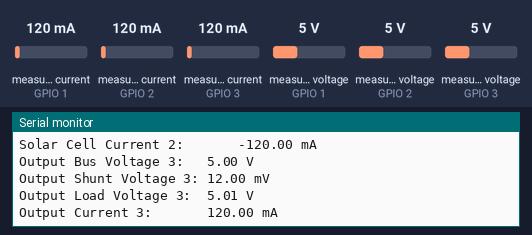
Bench run of a program on a simulated ESP32. Parts: the last lines printed to the serial monitor. Inputs (shaded band) come from the test bench; at power-on: measured current (sensors on GPIO 1, GPIO 2, GPIO 3) 120 mA, measured voltage (sensors on GPIO 1, GPIO 2, GPIO 3) 5 V.

Above: at 1.2 s.
1.3 s: measured current (sensor on GPIO 1) set to 40 mA
2.8 s: measured current (sensor on GPIO 2) set to 40 mA
4.3 s: measured current (sensor on GPIO 3) set to 40 mA
5.8 s: measured voltage (sensor on GPIO 1) set to 0.3 V
At 6.5 s:
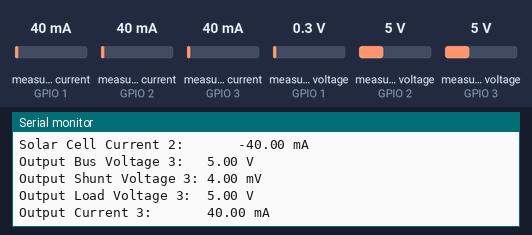
7.3 s: measured voltage (sensor on GPIO 2) set to 0.3 V
8.8 s: measured voltage (sensor on GPIO 3) set to 0.3 V
At 11.0 s:
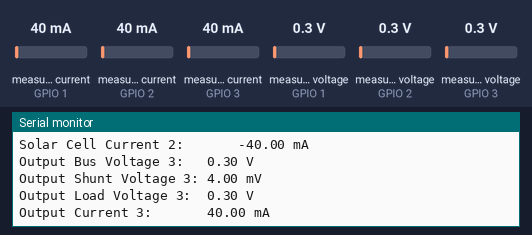
Timing chart, 0 to 11.3 s (numbered marks = the images above; inputs shaded):
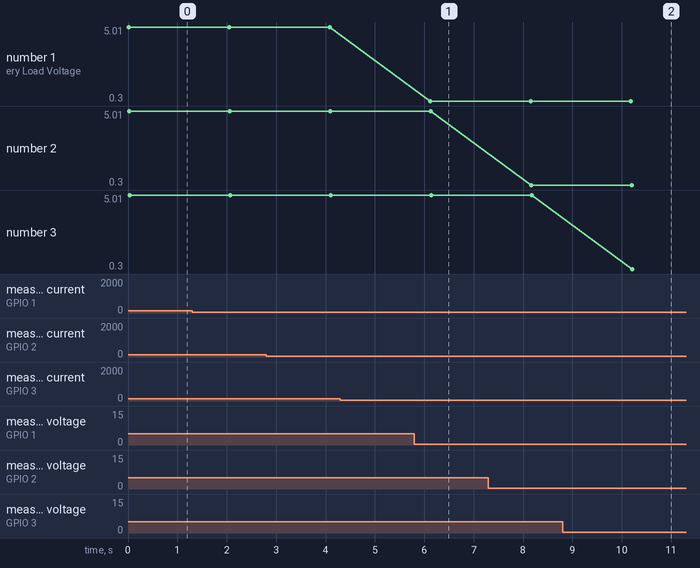

The program:

main.cpp
```cpp
//
//   SDL_Arduino_INA3221 Library Test Code
//   SDL_Arduino_INA3221.cpp Arduino code - runs in continuous mode
//   Version 1.2
//   SwitchDoc Labs   September 2019
//
//
// This was designed for SunAirPlus - Solar Power Controller - www.switchdoc.com
//


#include <Arduino.h>
#include <Wire.h>
//#include "SDL_Arduino_INA3221.h"
#include <SDL_Arduino_INA3221.h>


#define I2C_SDA 33
#define I2C_SCL 32

SDL_Arduino_INA3221 ina3221;

// the three channels of the INA3221 named for SunAirPlus Solar Power Controller channels (www.switchdoc.com)
#define LIPO_BATTERY_CHANNEL 1
#define SOLAR_CELL_CHANNEL 2
#define OUTPUT_CHANNEL 3

void setup(void)
{

  Serial.begin(115200);
  Serial.println("SDA_Arduino_INA3221_Test");

  Serial.println("Measuring voltage and current with ina3221 ...");
  ina3221.begin();

  Serial.print("Manufactures ID=0x");
  int MID;
  MID = ina3221.getManufID();
  Serial.println(MID,HEX);
}

void loop(void)
{

  Serial.println("------------------------------");
  float shuntvoltage1 = 0;
  float busvoltage1 = 0;
  float current_mA1 = 0;
  float loadvoltage1 = 0;


  busvoltage1 = ina3221.getBusVoltage_V(LIPO_BATTERY_CHANNEL);
  shuntvoltage1 = ina3221.getShuntVoltage_mV(LIPO_BATTERY_CHANNEL);
  current_mA1 = -ina3221.getCurrent_mA(LIPO_BATTERY_CHANNEL);  // minus is to get the "sense" right.   - means the battery is charging, + that it is discharging
  loadvoltage1 = busvoltage1 + (shuntvoltage1 / 1000);

  Serial.print("LIPO_Battery Bus Voltage:   "); Serial.print(busvoltage1); Serial.println(" V");
  Serial.print("LIPO_Battery Shunt Voltage: "); Serial.print(shuntvoltage1); Serial.println(" mV");
  Serial.print("LIPO_Battery Load Voltage:  "); Serial.print(loadvoltage1); Serial.println(" V");
  Serial.print("LIPO_Battery Current 1:       "); Serial.print(current_mA1); Serial.println(" mA");
  Serial.println("");

  float shuntvoltage2 = 0;
  float busvoltage2 = 0;
  float current_mA2 = 0;
  float loadvoltage2 = 0;

  busvoltage2 = ina3221.getBusVoltage_V(SOLAR_CELL_CHANNEL);
  shuntvoltage2 = ina3221.getShuntVoltage_mV(SOLAR_CELL_CHANNEL);
  current_mA2 = -ina3221.getCurrent_mA(SOLAR_CELL_CHANNEL);
  loadvoltage2 = busvoltage2 + (shuntvoltage2 / 1000);

  Serial.print("Solar Cell Bus Voltage 2:   "); Serial.print(busvoltage2); Serial.println(" V");
  Serial.print("Solar Cell Shunt Voltage 2: "); Serial.print(shuntvoltage2); Serial.println(" mV");
  Serial.print("Solar Cell Load Voltage 2:  "); Serial.print(loadvoltage2); Serial.println(" V");
  Serial.print("Solar Cell Current 2:       "); Serial.print(current_mA2); Serial.println(" mA");
  Serial.println("");

  float shuntvoltage3 = 0;
  float busvoltage3 = 0;
  float current_mA3 = 0;
  float loadvoltage3 = 0;

  busvoltage3 = ina3221.getBusVoltage_V(OUTPUT_CHANNEL);
  shuntvoltage3 = ina3221.getShuntVoltage_mV(OUTPUT_CHANNEL);
  current_mA3 = ina3221.getCurrent_mA(OUTPUT_CHANNEL);
  loadvoltage3 = busvoltage3 + (shuntvoltage3 / 1000);

  Serial.print("Output Bus Voltage 3:   "); Serial.print(busvoltage3); Serial.println(" V");
  Serial.print("Output Shunt Voltage 3: "); Serial.print(shuntvoltage3); Serial.println(" mV");
  Serial.print("Output Load Voltage 3:  "); Serial.print(loadvoltage3); Serial.println(" V");
  Serial.print("Output Current 3:       "); Serial.print(current_mA3); Serial.println(" mA");
  Serial.println("");

  delay(2000);
}


// #include <Arduino.h>
// #include <ina3221.h>


// #define uS_TO_S_FACTOR 1000000  /* Conversion factor for micro seconds to seconds */
// #define TIME_TO_SLEEP  60        /* Time ESP32 will go to sleep (in seconds) */

// const int GPIOPIN = 12;
// const int delay_Switch_ON=1000*60*10; //sec

// RTC_DATA_ATTR int bootCount = 0;

// /*
// Method to print the reason by which ESP32
// has been awaken from sleep
// */
// void print_wakeup_reason(){
//   esp_sleep_wakeup_cause_t wakeup_reason;

//   wakeup_reason = esp_sleep_get_wakeup_cause();

//   switch(wakeup_reason)
//   {
//     case ESP_SLEEP_WAKEUP_EXT0 : Serial.println("Wakeup caused by external signal using RTC_IO"); break;
//     case ESP_SLEEP_WAKEUP_EXT1 : Serial.println("Wakeup caused by external signal using RTC_CNTL"); break;
//     case ESP_SLEEP_WAKEUP_TIMER : Serial.println("Wakeup caused by timer"); break;
//     case ESP_SLEEP_WAKEUP_TOUCHPAD : Serial.println("Wakeup caused by touchpad"); break;
//     case ESP_SLEEP_WAKEUP_ULP : Serial.println("Wakeup caused by ULP program"); break;
//     default : Serial.printf("Wakeup was not caused by deep sleep: %d\n",wakeup_reason); break;
//   }
// }

// void setup(){
//   Serial.begin(115200);
//   delay(1000); //Take some time to open up the Serial Monitor

//   //Increment boot number and print it every reboot
//   ++bootCount;
//   Serial.println("Boot number: " + String(bootCount));

//   //Print the wakeup reason for ESP32
//   print_wakeup_reason();
//   pinMode(GPIOPIN, OUTPUT);
//   digitalWrite(GPIOPIN, HIGH);
//   delay(delay_Switch_ON);
//   /*
//   First we configure the wake up source
//   We set our ESP32 to wake up every 5 seconds
//   */
//   esp_sleep_enable_timer_wakeup(TIME_TO_SLEEP * uS_TO_S_FACTOR);
//   Serial.println("Setup ESP32 to sleep for every " + String(TIME_TO_SLEEP) +
//   " Seconds");

//   /*
//   Next we decide what all peripherals to shut down/keep on
//   By default, ESP32 will automatically power down the peripherals
//   not needed by the wakeup source, but if you want to be a poweruser
//   this is for you. Read in detail at the API docs
//   http://esp-idf.readthedocs.io/en/latest/api-reference/system/deep_sleep.html
//   Left the line commented as an example of how to configure peripherals.
//   The line below turns off all RTC peripherals in deep sleep.
//   */
//   //esp_deep_sleep_pd_config(ESP_PD_DOMAIN_RTC_PERIPH, ESP_PD_OPTION_OFF);
//   //Serial.println("Configured all RTC Peripherals to be powered down in sleep");

//   /*
//   Now that we have setup a wake cause and if needed setup the
//   peripherals state in deep sleep, we can now start going to
//   deep sleep.
//   In the case that no wake up sources were provided but deep
//   sleep was started, it will sleep forever unless hardware
//   reset occurs.
//   */
//   Serial.println("Going to sleep now");
//   delay(1000);
//   Serial.flush();
//   esp_deep_sleep_start();
//   //Serial.println("This will never be printed");
// }

// void loop(){
//   //This is not going to be called
// }
```

Measured:
- after the input at 5.8 s, the serial monitor: prints a new line after 0.31 s (image 1)
- after the input at 8.8 s, the serial monitor: prints a new line after 1.4 s (image 2)
- plotted number 1: 5 → 0.3 after the input at 5.8 s
